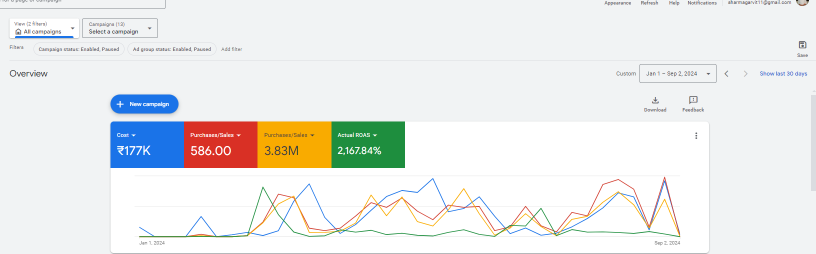
#> input picture proof-screenshots/image-1786172653171.png, 1632 x 507 px (shown at 1/2 size); its folder holds only this picture in this run
$ python redact.py
#> lines starting #> are read from the running program, lines starting #| are printed output that depends on the picture
#!/usr/bin/env python3
"""
Redact + crop the real ad-account screenshots into clean proof clips.

Rule: blur client name + campaign names; keep email + the numbers.
- Google Ads overviews: crop to the colored metric-tile bar (no client name is
  present there). The Jan-Sep aggregate additionally keeps the header row (email
  + date range) since it shows no client name.
- Meta tables: keep the table, Gaussian-blur the Campaign-name column, keep the
  Purchase ROAS numbers.

Output -> assets/proof/clip-*.png
"""
import os
from PIL import Image, ImageFilter

ROOT = os.path.dirname(os.path.dirname(os.path.abspath(__file__)))
SRC = os.path.join(ROOT, "proof-screenshots")
OUT = os.path.join(ROOT, "assets", "proof")
os.makedirs(OUT, exist_ok=True)

# Google metric-tile brand colors (approx RGB) to detect the bar.
G_COLORS = [(66, 133, 244), (234, 67, 53), (251, 171, 4), (52, 168, 83)]

def close(px, c, tol=45):
    return abs(px[0]-c[0]) <= tol and abs(px[1]-c[1]) <= tol and abs(px[2]-c[2]) <= tol

def find_metric_band(im):
    """Return (x0,y0,x1,y1) bounding box of the 4-color metric bar."""
    rgb = im.convert("RGB")
    W, H = rgb.size
    px = rgb.load()
    step = 2
    rows = []
    for y in range(0, H, step):
        seen = set()
        xs = []
        for x in range(0, W, step):
            p = px[x, y]
            for i, c in enumerate(G_COLORS):
                if close(p, c):
                    seen.add(i); xs.append(x)
                    break
        if len(seen) >= 3 and xs:            # row is inside the tile bar
            rows.append((y, min(xs), max(xs)))
    if not rows:
        return None
    y0 = rows[0][0]; y1 = rows[-1][0]
    x0 = min(r[1] for r in rows); x1 = max(r[2] for r in rows)
    padx, pady = 6, 10
    return (max(0, x0-padx), max(0, y0-pady), min(W, x1+padx), min(H, y1+pady))

def gblur_box(im, box, radius=18):
    """Blur a rectangular region in-place."""
    region = im.crop(box).filter(ImageFilter.GaussianBlur(radius))
    im.paste(region, box)

def do_google(fname, out, hero=False):
    im = Image.open(os.path.join(SRC, fname)).convert("RGB")
    W, H = im.size
    band = find_metric_band(im)
    if not band:
        print("  ! no band found in", fname); return
    x0, y0, x1, y1 = band
    if hero:
        # keep everything from the top (email + date row) down to the tiles
        clip = im.crop((0, 0, W, y1))
    else:
        clip = im.crop((x0, y0, x1, y1))
    clip.save(os.path.join(OUT, out))
    print(f"  google {out}: {clip.size}")

def do_meta(fname, out, camp_x1_frac=0.225):
    im = Image.open(os.path.join(SRC, fname)).convert("RGB")
    W, H = im.size
    # Blur the entire left column (checkbox/toggle + "Campaign" header + names),
    # full height — robust across both the wide and tightly-cropped Meta layouts.
    box = (0, 0, int(W*camp_x1_frac), H)
    gblur_box(im, box, radius=16)
    im.save(os.path.join(OUT, out))
    print(f"  meta   {out}: {im.size}  blurred x[{box[0]}:{box[2]}] y[{box[1]}:{box[3]}]")

GOOGLE = {
    "image-1786172653171.png": ("clip-g-jansep.png", True),   # HERO: keeps email+date
    "image-1786172801218.png": ("clip-g-apr.png", False),
    "image-1786172805606.png": ("clip-g-may.png", False),
    "image-1786172808742.png": ("clip-g-jun.png", False),
    "image-1786172812331.png": ("clip-g-jul.png", False),
    "image-1786172815208.png": ("clip-g-aug.png", False),
    "Screenshot 2024-11-26 122942.png": ("clip-g-oct.png", False),
    "Screenshot 2024-11-26 123003.png": ("clip-g-nov.png", False),
}
META = {
    "image-1786172779346.png": "clip-m-may.png",
    "image-1786172784952.png": "clip-m-jun.png",
    "image-1786172790030.png": "clip-m-jul.png",
    "image-1786172793757.png": "clip-m-aug.png",
    "Screenshot 2024-11-26 123725.png": "clip-m-sep.png",
    "Screenshot 2024-11-26 123808.png": "clip-m-oct.png",
    "Screenshot 2024-11-26 123949.png": "clip-m-nov.png",
}

if __name__ == "__main__":
    print("Google clips:")
    for f, (o, hero) in GOOGLE.items():
        do_google(f, o, hero)
#> after the loop in find_metric_band, `for y in range(0, H, step):`: rows = 95 items, first 6: (244, 224, 808), (246, 222, 808), (248, 222, 808), (250, 222, 808), (252, 222, 808), (254, 222, 808)
#> in find_metric_band, `y0 = rows[0][0]`: y0 = 244
#> in find_metric_band, `y1 = rows[-1][0]`: y1 = 470
#> in find_metric_band, `x0 = min((r[1] for r in rows))`: x0 = 222
#> in find_metric_band, `x1 = max((r[2] for r in rows))`: x1 = 1358
#> in do_google, `band = find_metric_band(im)`: band = (216, 234, 1364, 480)
#> in do_google, `x0, y0, x1, y1 = band`: x0 = 216; y0 = 234; x1 = 1364; y1 = 480
#> in do_google, `clip = im.crop((0, 0, W, y1))`:
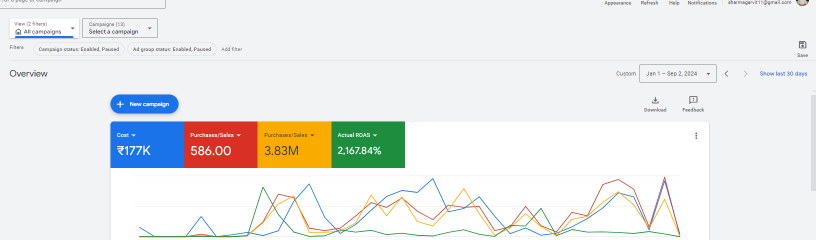
#> clip: PIL image 1632x480 RGB (shown at 1/2 size); mean R, G, B 233.7, 234.7, 233.3
#|   google clip-g-jansep.png: (1632, 480)
#> pass 2 of the loop `for f, (o, hero) in GOOGLE.items():`:
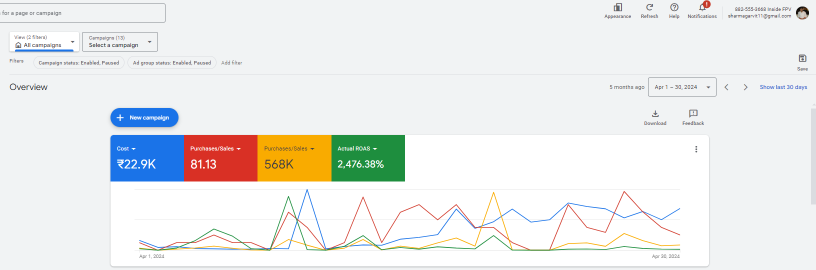
#> input picture image-1786172801218.png, 1632 x 540 px, found by its file name (shown at 1/2 size)
#> im: PIL image 1632x540 RGB
#> band = (216, 260, 1364, 508)
#> in do_google (call 2), `x0, y0, x1, y1 = band`: y0 = 260; y1 = 508
#> in do_google (call 2), `clip = im.crop((x0, y0, x1, y1))`:
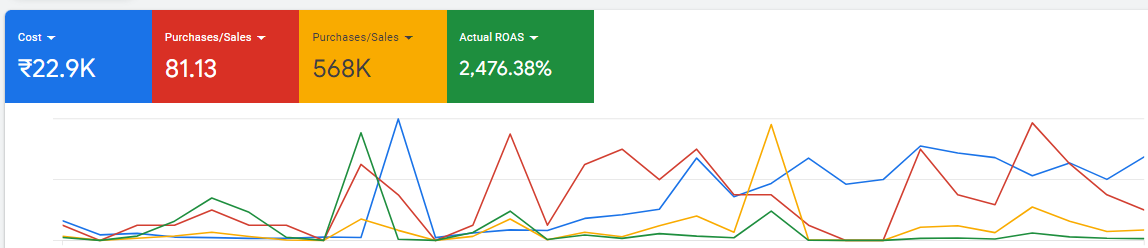
#> clip: PIL image 1148x248 RGB; mean R, G, B 227.2, 224.8, 217.2
#|   google clip-g-apr.png: (1148, 248)
#> (the run stopped early here; a loop or call above may not have finished)
